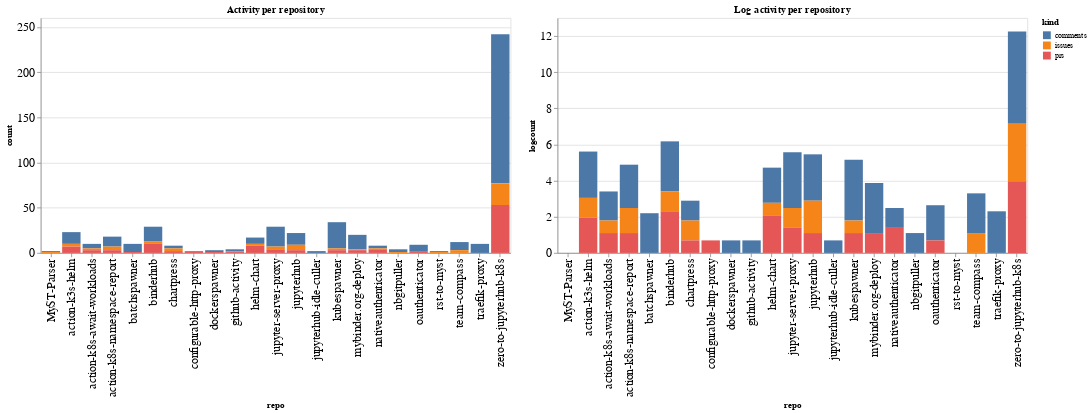

This figure's notebook cell:
### Code cell
ch1 = alt.Chart(repo_summaries, width=600, title="Activity per repository").mark_bar().encode(
    x='repo',
    y='count',
    color='kind',
    tooltip="kind"
)

ch2 = alt.Chart(repo_summaries, width=600, title="Log activity per repository").mark_bar().encode(
    x='repo',
    y='logcount',
    color='kind',
    tooltip="kind"
)

ch1 | ch2

### Figure 1 — Vega-Lite specification as saved in the notebook (floating-point values rounded to 4 significant figures)
{"config": {"axisLeft": {"labelFontSize": 15}, "axisBottom": {"labelFontSize": 15}}, "hconcat": [{"mark": "bar", "encoding": {"color": {"type": "nominal", "field": "kind"}, "tooltip": {"type": "nominal", "field": "kind"}, "x": {"type": "nominal", "field": "repo"}, "y": {"type": "quantitative", "field": "count"}}, "title": "Activity per repository", "width": 600}, {"mark": "bar", "encoding": {"color": {"type": "nominal", "field": "kind"}, "tooltip": {"type": "nominal", "field": "kind"}, "x": {"type": "nominal", "field": "repo"}, "y": {"type": "quantitative", "field": "logcount"}}, "title": "Log activity per repository", "width": 600}], "data": {"name": "data-9d1fdf6b67aed5ae7059ba2fd4f7a901"}, "$schema": "https://vega.github.io/schema/vega-lite/v4.8.1.json", "datasets": {"data-9d1fdf6b67aed5ae7059ba2fd4f7a901": [{"repo": "MyST-Parser", "kind": "comments", "count": 1, "logcount": 0.0}, {"repo": "MyST-Parser", "kind": "issues", "count": 1, "logcount": 0.0}, {"repo": "action-k3s-helm", "kind": "comments", "count": 13, "logcount": 2.565}, {"repo": "action-k3s-helm", "kind": "issues", "count": 3, "logcount": 1.099}, {"repo": "action-k3s-helm", "kind": "prs", "count": 7, "logcount": 1.946}, {"repo": "action-k8s-await-workloads", "kind": "comments", "count": 5, "logcount": 1.609}, {"repo": "action-k8s-await-workloads", "kind": "issues", "count": 2, "logcount": 0.6931}, {"repo": "action-k8s-await-workloads", "kind": "prs", "count": 3, "logcount": 1.099}, {"repo": "action-k8s-namespace-report", "kind": "comments", "count": 11, "logcount": 2.398}, {"repo": "action-k8s-namespace-report", "kind": "issues", "count": 4, "logcount": 1.386}, {"repo": "action-k8s-namespace-report", "kind": "prs", "count": 3, "logcount": 1.099}, {"repo": "batchspawner", "kind": "comments", "count": 9, "logcount": 2.197}, {"repo": "batchspawner", "kind": "prs", "count": 1, "logcount": 0.0}, {"repo": "binderhub", "kind": "comments", "count": 16, "logcount": 2.773}, {"repo": "binderhub", "kind": "issues", "count": 3, "logcount": 1.099}, {"repo": "binderhub", "kind": "prs", "count": 10, "logcount": 2.303}, {"repo": "chartpress", "kind": "comments", "count": 3, "logcount": 1.099}, {"repo": "chartpress", "kind": "issues", "count": 3, "logcount": 1.099}, {"repo": "chartpress", "kind": "prs", "count": 2, "logcount": 0.6931}, {"repo": "configurable-http-proxy", "kind": "prs", "count": 2, "logcount": 0.6931}, {"repo": "dockerspawner", "kind": "comments", "count": 2, "logcount": 0.6931}, {"repo": "dockerspawner", "kind": "prs", "count": 1, "logcount": 0.0}, {"repo": "github-activity", "kind": "comments", "count": 2, "logcount": 0.6931}, {"repo": "github-activity", "kind": "issues", "count": 1, "logcount": 0.0}, {"repo": "github-activity", "kind": "prs", "count": 1, "logcount": 0.0}, {"repo": "helm-chart", "kind": "comments", "count": 7, "logcount": 1.946}, {"repo": "helm-chart", "kind": "issues", "count": 2, "logcount": 0.6931}, {"repo": "helm-chart", "kind": "prs", "count": 8, "logcount": 2.079}, {"repo": "jupyter-server-proxy", "kind": "comments", "count": 22, "logcount": 3.091}, {"repo": "jupyter-server-proxy", "kind": "issues", "count": 3, "logcount": 1.099}, {"repo": "jupyter-server-proxy", "kind": "prs", "count": 4, "logcount": 1.386}, {"repo": "jupyterhub", "kind": "comments", "count": 13, "logcount": 2.565}, {"repo": "jupyterhub", "kind": "issues", "count": 6, "logcount": 1.792}, {"repo": "jupyterhub", "kind": "prs", "count": 3, "logcount": 1.099}, {"repo": "jupyterhub-idle-culler", "kind": "comments", "count": 2, "logcount": 0.6931}, {"repo": "kubespawner", "kind": "comments", "count": 29, "logcount": 3.367}, {"repo": "kubespawner", "kind": "issues", "count": 2, "logcount": 0.6931}, {"repo": "kubespawner", "kind": "prs", "count": 3, "logcount": 1.099}, {"repo": "mybinder.org-deploy", "kind": "comments", "count": 16, "logcount": 2.773}, {"repo": "mybinder.org-deploy", "kind": "issues", "count": 1, "logcount": 0.0}, {"repo": "mybinder.org-deploy", "kind": "prs", "count": 3, "logcount": 1.099}, {"repo": "nativeauthenticator", "kind": "comments", "count": 3, "logcount": 1.099}, {"repo": "nativeauthenticator", "kind": "issues", "count": 1, "logcount": 0.0}, {"repo": "nativeauthenticator", "kind": "prs", "count": 4, "logcount": 1.386}, {"repo": "nbgitpuller", "kind": "comments", "count": 3, "logcount": 1.099}, {"repo": "nbgitpuller", "kind": "issues", "count": 1, "logcount": 0.0}, {"repo": "oauthenticator", "kind": "comments", "count": 7, "logcount": 1.946}, {"repo": "oauthenticator", "kind": "prs", "count": 2, "logcount": 0.6931}, {"repo": "rst-to-myst", "kind": "comments", "count": 1, "logcount": 0.0}, {"repo": "rst-to-myst", "kind": "issues", "count": 1, "logcount": 0.0}, {"repo": "team-compass", "kind": "comments", "count": 9, "logcount": 2.197}, {"repo": "team-compass", "kind": "issues", "count": 3, "logcount": 1.099}, {"repo": "traefik-proxy", "kind": "comments", "count": 10, "logcount": 2.303}, {"repo": "zero-to-jupyterhub-k8s", "kind": "comments", "count": 165, "logcount": 5.106}, {"repo": "zero-to-jupyterhub-k8s", "kind": "issues", "count": 24, "logcount": 3.178}, {"repo": "zero-to-jupyterhub-k8s", "kind": "prs", "count": 53, "logcount": 3.97}]}}
